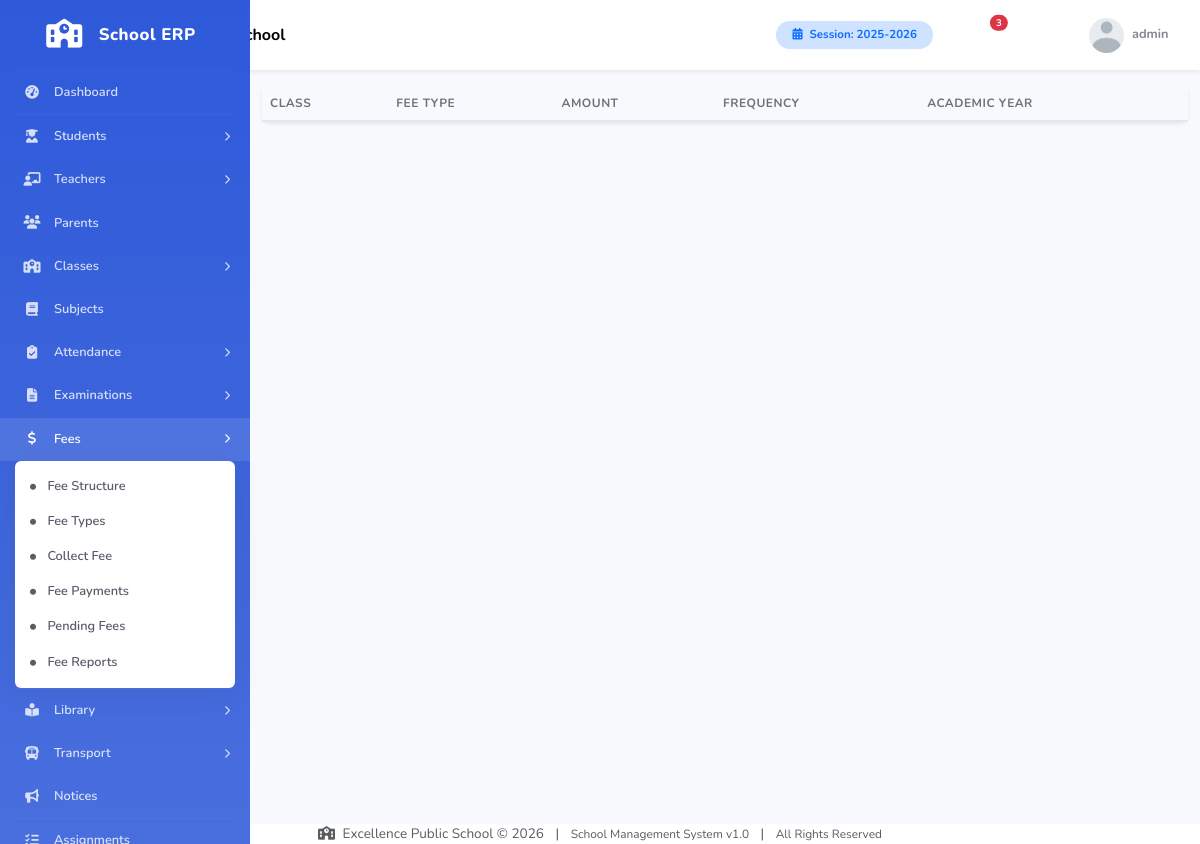
Page /modules/fees/structure.php (signed in) on the committed database.
### tables this page shows
CREATE TABLE IF NOT EXISTS school_info (
    school_id INT(11) NOT NULL AUTO_INCREMENT,
    school_name VARCHAR(255) NOT NULL,
    school_address TEXT,
    school_phone VARCHAR(50),
    school_email VARCHAR(100),
    school_website VARCHAR(100),
    school_logo VARCHAR(255) DEFAULT 'default_logo.png',
    principal_name VARCHAR(100),
    established_year YEAR,
    registration_number VARCHAR(100),
    academic_session VARCHAR(20) DEFAULT '2025-2026',
    session_start_date DATE,
    session_end_date DATE,
    currency_symbol VARCHAR(10) DEFAULT '$',
    timezone VARCHAR(50) DEFAULT 'UTC',
    theme_color VARCHAR(20) DEFAULT '#4e73df',
    sidebar_color VARCHAR(20) DEFAULT '#2e59d9',
    created_at TIMESTAMP DEFAULT CURRENT_TIMESTAMP,
    updated_at TIMESTAMP DEFAULT CURRENT_TIMESTAMP ON UPDATE CURRENT_TIMESTAMP,
    PRIMARY KEY (school_id)
);

### includes/functions.php (called while the page is built, shortened)
<?php
require_once __DIR__ . '/../config/database.php';
function getCurrentSession() {
    global $conn;
    $result = $conn->query("SELECT academic_session FROM school_info LIMIT 1");
    if ($result && $result->num_rows > 0) {
        return $result->fetch_assoc()['academic_session'];
    }
    return date('Y') . '-' . (date('Y') + 1);
}
function getSchoolInfo() {
    global $conn;
    $result = $conn->query("SELECT * FROM school_info LIMIT 1");
    if ($result && $result->num_rows > 0) {
        return $result->fetch_assoc();
    }
    return null;
}
function getUnreadNotificationCount($user_id) {
    global $conn;
    $stmt = $conn->prepare("SELECT COUNT(*) as count FROM notifications WHERE user_id = ? AND is_read = 0");
    $stmt->bind_param("i", $user_id);
    $stmt->execute();
    return $stmt->get_result()->fetch_assoc()['count'] ?? 0;
}
?>

### includes/auth.php (called while the page is built, shortened)
<?php
function getCurrentUserId() {
    return $_SESSION['user_id'] ?? null;
}
function getCurrentUserRole() {
    return $_SESSION['role'] ?? null;
}
function getCurrentUserName() {
    return $_SESSION['username'] ?? 'Guest';
}
?>

### modules/fees/structure.php (the view, shortened to what this page needs)
<?php
require_once '../../includes/auth.php';
require_once '../../includes/functions.php';
include '../../includes/header.php';
?>
<div id="wrapper">
    <?php include '../../includes/sidebar.php'; ?>
    <div id="content-wrapper" class="d-flex flex-column">
        <?php include '../../includes/navbar.php'; ?>
        <div class="container-fluid py-4">
            <div class="d-sm-flex align-items-center justify-content-between mb-4">
                <h1 class="h3 mb-0 text-gray-800"><i class="fas fa-list-alt me-2 text-primary"></i>Fee Structure</h1>
                <button class="btn btn-primary" data-bs-toggle="modal" data-bs-target="#addModal"><i class="fas fa-plus me-2"></i>Add</button>
            </div>
            <div class="card shadow-sm">
                <div class="card-body p-0">
                    <table class="table table-hover mb-0"><thead><tr><th>Class</th><th>Fee Type</th><th>Amount</th><th>Frequency</th><th>Academic Year</th></tr></thead>
                    </table>
                </div>
            </div>
        </div>
    </div>
</div>
 <?php include '../../includes/footer.php'; ?>

### includes/navbar.php (shortened to what this page needs)
<?php
$role = getCurrentUserRole();
$userName = getCurrentUserName();
$notifications = getUnreadNotificationCount(getCurrentUserId());
$school = getSchoolInfo();
$schoolName = $school['school_name'] ?? SITE_NAME;
$profileImg = $_SESSION['profile_image'] ?? 'default.png';
?>
<nav class="navbar navbar-expand-lg navbar-light bg-white topbar shadow-sm fixed-top">
    <div class="container-fluid">
        <button class="btn btn-link rounded-circle me-3" id="sidebarToggle">
            <i class="fas fa-bars"></i>
        </button>
        <a class="navbar-brand d-none d-md-block" href="<?php echo BASE_URL; ?>dashboard.php">
            <i class="fas fa-school me-2 text-primary"></i>
            <span class="fw-bold"><?php echo htmlspecialchars($schoolName); ?></span>
        </a>
        <ul class="navbar-nav ms-auto align-items-center">
            <li class="nav-item d-none d-lg-block me-3">
                <span class="badge bg-primary-subtle text-primary px-3 py-2 rounded-pill">
                    <i class="fas fa-calendar-alt me-1"></i> Session: <?php echo getCurrentSession(); ?>
                </span>
            </li>
            <li class="nav-item dropdown me-3">
                <a class="nav-link position-relative" href="#" id="notificationDropdown" role="button" data-bs-toggle="dropdown" aria-expanded="false">
                    <?php if ($notifications > 0): ?>
                    <span class="position-absolute top-0 start-100 translate-middle badge rounded-pill bg-danger" style="font-size: 0.6rem;">
                        <?php echo $notifications; ?>
                    </span>
                    <?php endif; ?>
                </a>
            </li>
            <li class="nav-item dropdown me-3 d-none d-md-block">
                <a class="nav-link" href="#" id="quickLinksDropdown" role="button" data-bs-toggle="dropdown" aria-expanded="false">
                </a>
            </li>
            <li class="nav-item dropdown">
                <a class="nav-link dropdown-toggle d-flex align-items-center" href="#" id="userDropdown" role="button" data-bs-toggle="dropdown" aria-expanded="false">
                    <img class="rounded-circle me-2" src="<?php echo BASE_URL; ?>assets/uploads/<?php echo ($role == 'teacher' ? 'teachers' : ($role == 'student' ? 'students' : 'logos')); ?>/<?php echo $profileImg; ?>"
                         alt="Profile" style="width:35px;height:35px;object-fit:cover;"
                         onerror="this.src='<?php echo BASE_URL; ?>assets/images/default-user.png'">
                    <span class="d-none d-lg-inline small fw-bold text-gray-600"><?php echo htmlspecialchars($userName); ?></span>
                </a>
            </li>
        </ul>
    </div>
</nav>

### includes/footer.php (shortened to what this page needs)
<?php
$school = getSchoolInfo();
$schoolName = $school['school_name'] ?? SITE_NAME;
$year = date('Y');
?>
            <footer class="sticky-footer bg-white mt-4">
                <div class="container my-auto">
                    <div class="copyright text-center my-auto">
                        <span class="text-muted">
                            <i class="fas fa-school me-1"></i>
                            <?php echo htmlspecialchars($schoolName); ?> &copy; <?php echo $year; ?>
                            <span class="mx-2">|</span>
                            <span class="small">School Management System v<?php echo VERSION; ?></span>
                            <span class="mx-2">|</span>
                            <span class="small">All Rights Reserved</span>
                        </span>
                    </div>
                </div>
            </footer>
</body>
</html>

### assets/css/style.css (style rules this page uses)
* { margin: 0; padding: 0; box-sizing: border-box; }
body { font-family: 'Nunito', sans-serif; font-size: 0.85rem; color: #5a5c69; background-color: #f8f9fc; overflow-x: hidden; }
h1, h2, h3, h4, h5, h6 { font-family: 'Nunito', sans-serif; font-weight: 700; color: #4e5154; }
.text-gray-600 { color: #858796 !important; }
.text-gray-800 { color: #5a5c69 !important; }
#wrapper { display: flex; width: 100%; min-height: 100vh; }
#content-wrapper { flex: 1; margin-left: 250px; transition: all 0.3s ease; }
.nav-item { position: relative; }
.nav-item .nav-link { color: rgba(255,255,255,0.8); padding: 12px 20px; font-weight: 600; display: flex; align-items: center; transition: all 0.2s; }
.nav-item .nav-link span { font-size: 0.8rem; }
.topbar { height: 70px; box-shadow: 0 0.15rem 1.75rem rgba(58,59,69,0.1); z-index: 999; }
#sidebarToggle { color: #858796; font-size: 1.1rem; padding: 8px 12px; transition: all 0.2s; }
.navbar-brand { font-size: 1rem; font-weight: 800; }
.card { border: none; border-radius: 8px; box-shadow: 0 0.15rem 1.75rem rgba(58,59,69,0.05); transition: all 0.2s; }
.table { font-size: 0.82rem; color: #5a5c69; }
.table thead th { background: #f8f9fc; border-bottom: 2px solid #e3e6f0; font-weight: 700; font-size: 0.75rem; text-transform: uppercase; letter-spacing: 0.5px; color: #6e707e; white-space: nowrap; }
.btn { font-size: 0.85rem; font-weight: 600; padding: 0.5rem 1rem; border-radius: 6px; transition: all 0.2s; }
.btn-primary { background: var(--primary-color, #4e73df); border-color: var(--primary-color, #4e73df); }
.badge { font-size: 0.72rem; font-weight: 700; padding: 0.35em 0.65em; border-radius: 6px; }
.card { animation: fadeIn 0.3s ease; }

### rows in the picture
school_info: school_name "Excellence Public School", academic_session "2025-2026"

### other values in the picture
$menu['title'] "Dashboard"
$menu['title'] "Students"
$menu['title'] "Teachers"
$menu['title'] "Parents"
$menu['title'] "Classes"
$menu['title'] "Subjects"
$menu['title'] "Attendance"
$menu['title'] "Examinations"
$menu['title'] "Fees"
$sub['title'] "Fee Structure"
$sub['title'] "Fee Types"
$sub['title'] "Collect Fee"
$sub['title'] "Fee Payments"
$sub['title'] "Pending Fees"
$sub['title'] "Fee Reports"
